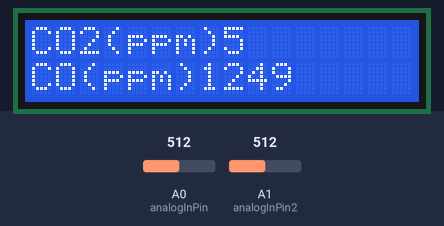
The sketch below on a simulated Arduino Uno, built with avr-gcc and run on an emulated ATmega328P. Shown: 16×2 character LCD. Inputs (shaded band) come from the test bench; at power-on: A0 (analogInPin) = 512, A1 (analogInPin2) = 512. WiFi joins after 1.5 s; servers stay silent unless stated; no MQTT or app messages arrive unless stated; what the sketch prints to the serial monitor is not drawn.

Above: at 2.8 s.
2.9 s: A0 (analogInPin) set to 716
At 4.4 s:
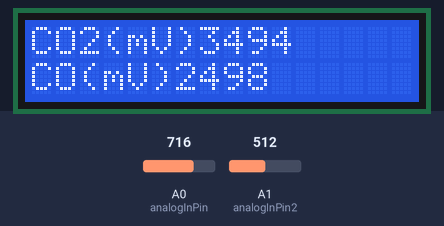
5.6 s: A1 (analogInPin2) set to 716
At 6.4 s:
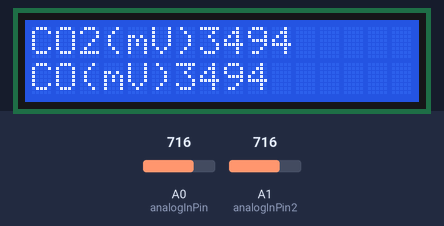
8.3 s: A0 (analogInPin) set to 900
At 10.4 s:
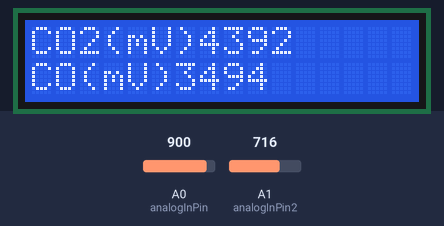
11.1 s: A1 (analogInPin2) set to 900
At 12.4 s:
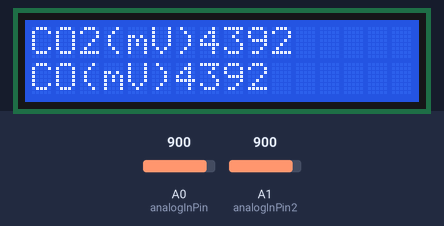
13.8 s: A0 (analogInPin) set to 1023
At 16.5 s:
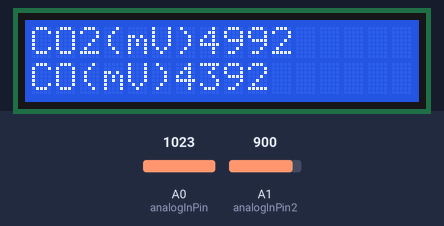
17.2 s: A1 (analogInPin2) set to 1023
At 18.5 s:
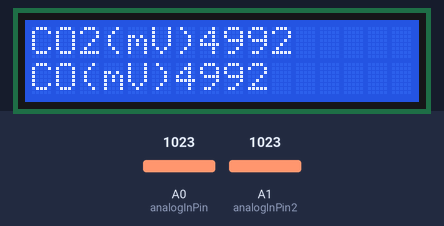
Timing chart, 0 to 20.2 s (numbered marks = the images above; inputs shaded):
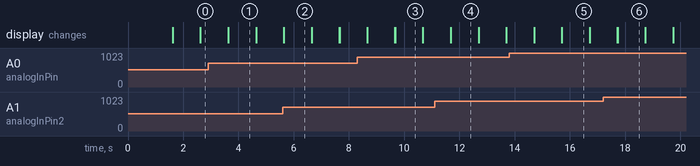

Measured:
- what the display in image 1 shows lasts 1.0 s, from 3.6 s to 4.6 s

The sketch:

send_pollution_sensors.ino
```cpp
#include <SPI.h>
#include <Ethernet.h>
#include <PubSubClient.h>
// include the library code:
#include <LiquidCrystal.h>
// initialize the library with the numbers of the interface pins

// MAC Address of Arduino Ethernet (Sheild)
byte mac[] = { 0x98, 0x4f, 0xee, 0x01, 0xc4, 0xc8 };

#define API_KEY         "2ecc4f7f-2550-4173-9f62-83876e738ad1"
#define PROJECT_ID      "4743"
#define AN_SENSOR_NAME1 "motion_sensor"
#define AN_SENSOR_NAME2 "VERIFICATION"
#define DEVICE_UUID     "90463766-1170-43d4-8482-d66ddc8cfbf6"
#define sec             1000

char clientId[]       = "Arduino_Ethernet";
char sensorTopic1[]    = "/a/"API_KEY"/p/"PROJECT_ID"/d/"DEVICE_UUID"/sensor/"AN_SENSOR_NAME1"/data";
char sensorTopic2[]    = "/a/"API_KEY"/p/"PROJECT_ID"/d/"DEVICE_UUID"/sensor/"AN_SENSOR_NAME2"/data";
// server mqtt.devicehub.net ip
char server[]         = "104.155.7.31";
char message_buffer1[20];
char message_buffer2[20];

const int analogInPin = A0;  // Analog input pin that the potentiometer is attached to
const int analogInPin2 = A1 ;
unsigned int analog_sensor1 = 0;        // value read from the potg
unsigned int analog_sensor2 = 0;        // value output to the PWM (analog out)
LiquidCrystal lcd(12, 11, 5, 4, 3, 2);
EthernetClient apiClient;

void callback(char* topic, byte* payload, unsigned int length)
{
  // handle message arrived
}

PubSubClient client(server, 1883, callback, apiClient);

boolean conn = false;
unsigned long time;

void setup(void)
{
  // init serial for debugging
  Serial.begin(9600);
    lcd.begin(16, 2);

  if (Ethernet.begin(mac) == 0)
  {
    Serial.println("Failed to configure Ethernet using DHCP");
    Ethernet.begin(mac);
  }

  Serial.println("\nStarting connection to server...");

  if(client.connect(clientId))
  {
    conn = true;
    Serial.println("Successfuly connected and running!");
  }
  else
  {
    Serial.println("Connection problem");
  }

}

void loop(void)
{
  //if client it's not connected or disconnects here we try to reconnect
  if (!client.connected())
  {
    Serial.println("reconnecting ...");
    client.connect(clientId);
    delay(3*sec);
    sendData();
  }

  sendData();
}

void sendData(void)
{
  //simulation for analog sensors
  analog_sensor1 = analogRead(analogInPin);
  analog_sensor1 = analog_sensor1*4.88;


  analog_sensor2 = analogRead(analogInPin2);
  analog_sensor2 = analog_sensor2*4.88;
  lcd.setCursor(0,0); Serial.print("CO2(mv)");  lcd.print("CO2(mV)");
  Serial.print(analog_sensor1); lcd.print(analog_sensor1);
  lcd.setCursor(0,1); Serial.print("\tCO(mv)"); lcd.print("CO(mV)");
  Serial.println(analog_sensor2); lcd.print(analog_sensor2);
  delay(1000);
  lcd.clear();
   analog_sensor1= ((analog_sensor1*1996+10)*0.001);
  analog_sensor2=(analog_sensor2)*0.5;
  lcd.setCursor(0,0); Serial.print("CO2(ppm)");  lcd.print("CO2(ppm)");
  Serial.print(analog_sensor1); lcd.print(analog_sensor1);
  lcd.setCursor(0,1); Serial.print("\tCO(ppm)"); lcd.print("CO(ppm)");
  Serial.println(analog_sensor2); lcd.print(analog_sensor2);
  delay(1000);
  lcd.clear();
  if(conn)
  {
    //publishing new value every 5 seconds
    if (millis() > (time + 5000))
    {
      time = millis();

      String pubString1 = "{\"value\": " + String(analog_sensor1) + "}";
      String pubString2 = "{\"value\": " + String(analog_sensor2) + "}";

      pubString1.toCharArray(message_buffer1, pubString1.length()+1);
      pubString2.toCharArray(message_buffer2, pubString2.length()+1);

      Serial.print("Publishing new value: ");
      Serial.println(analog_sensor1);
      Serial.println(analog_sensor2);
      client.publish(sensorTopic1, message_buffer1);
      client.publish(sensorTopic2, message_buffer2);
    }
    // MQTT client loop processing
    client.loop();
  }
}
```
